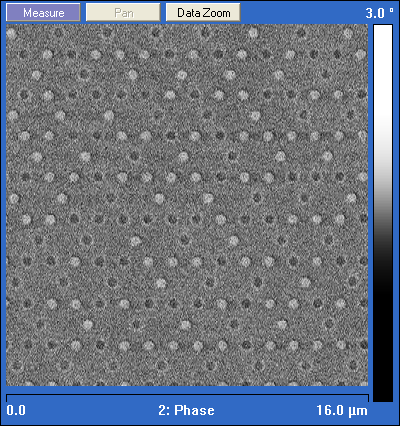
#> input picture TestImages/PerpendicularKagome.bmp, 400 x 426 px
$ python imageAligner.py TestImages/PerpendicularKagome.bmp TestImages/SantaFe_Height.jpg
#> lines starting #> are read from the running program, lines starting #| are printed output that depends on the picture; long printed decimals are rounded
import cv2, numpy as np
import argparse


parser = argparse.ArgumentParser(description='Image Aligner')
parser.add_argument('main_image', metavar='image', type=str, nargs='+',help='Path of image')
parser.add_argument('aligned_image', metavar='toAlign', type=str, nargs="+", help="Path of image")

args=parser.parse_args()

key=-1
xOffset=0
yOffset=-1
im1=cv2.imread(args.main_image[0],0).astype(np.float64)
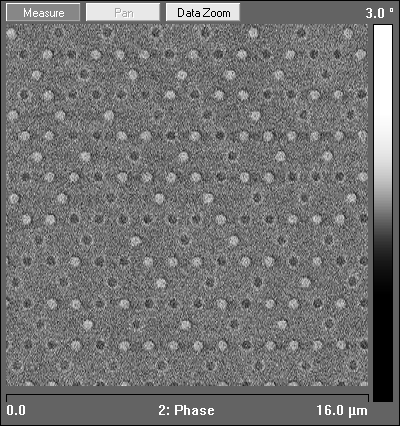
#> im1: shape (426, 400) float64; min 0, max 255, mean 114.9
im2=cv2.imread(args.aligned_image[0],0).astype(np.float64)
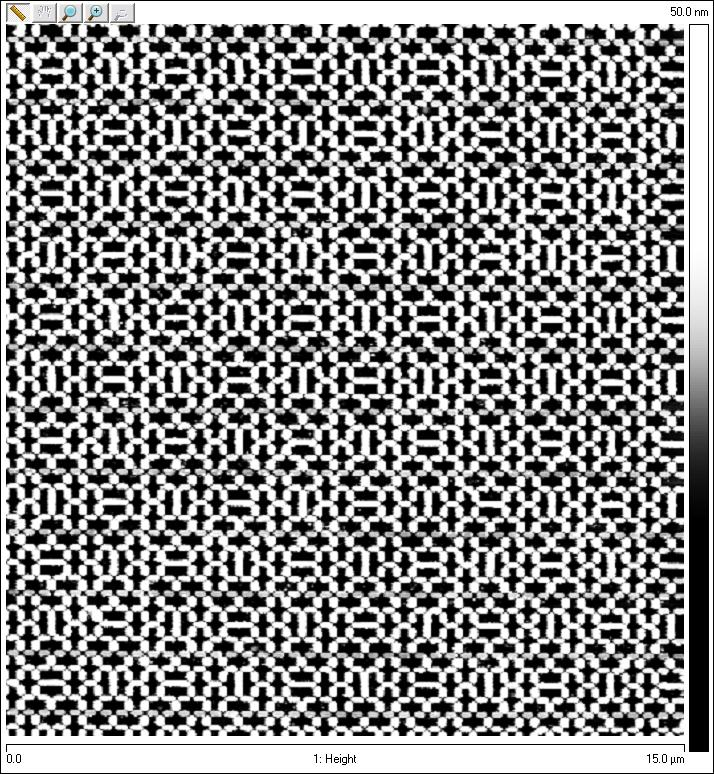
#> input picture TestImages/SantaFe_Height.jpg, 714 x 774 px
#> im2: shape (774, 714) float64; min 0, max 255, mean 137
black_thresh=100
white_thresh=150
imageShown="contrast"


blank1=np.zeros( (max(im1.shape[0],im2.shape[0]) ,max(im1.shape[1],im2.shape[1])) )
blank2=blank1.copy()
blank1[0:im1.shape[0],0:im1.shape[1]]=im1
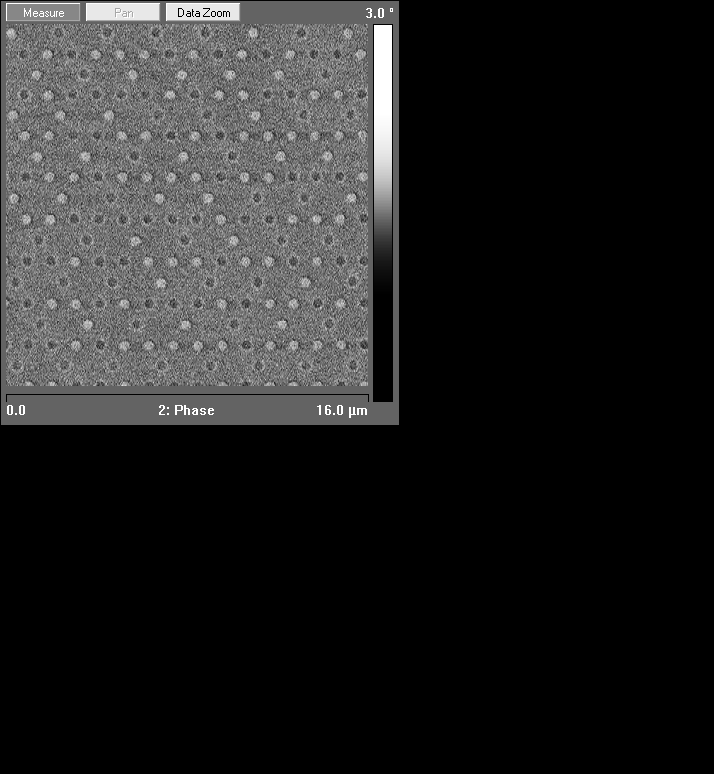
#> blank1: shape (774, 714) float64; min 0, max 255, mean 35.4
blank2[0:im2.shape[0],0:im2.shape[1]]=im2

im1,im2=blank1,blank2

while(key!=13):

    im2Shifted=im2.copy()
    im1Shifted=im1.copy()

    if(xOffset)>0:
        border=np.zeros((im2Shifted.shape[0],xOffset), dtype=np.float64)

        im2Shifted=np.concatenate((border,im2Shifted),axis=1)
        im1Shifted=np.concatenate((im1Shifted,border),axis=1)
    elif(xOffset)<0:
        border=np.zeros((im2Shifted.shape[0],-xOffset), dtype=np.float64)

        im2Shifted=np.concatenate((im2Shifted,border),axis=1)
        im1Shifted=np.concatenate((border,im1Shifted),axis=1)


    if yOffset>0:
        border=np.zeros((yOffset,im2Shifted.shape[1]), dtype=np.float64)

        im2Shifted=np.concatenate((border,im2Shifted),axis=0)
        im1Shifted=np.concatenate((im1Shifted,border),axis=0)
    elif yOffset<0:
        border=np.zeros((-yOffset,im2Shifted.shape[1]), dtype=np.float64)

        im2Shifted=np.concatenate((im2Shifted,border),axis=0)
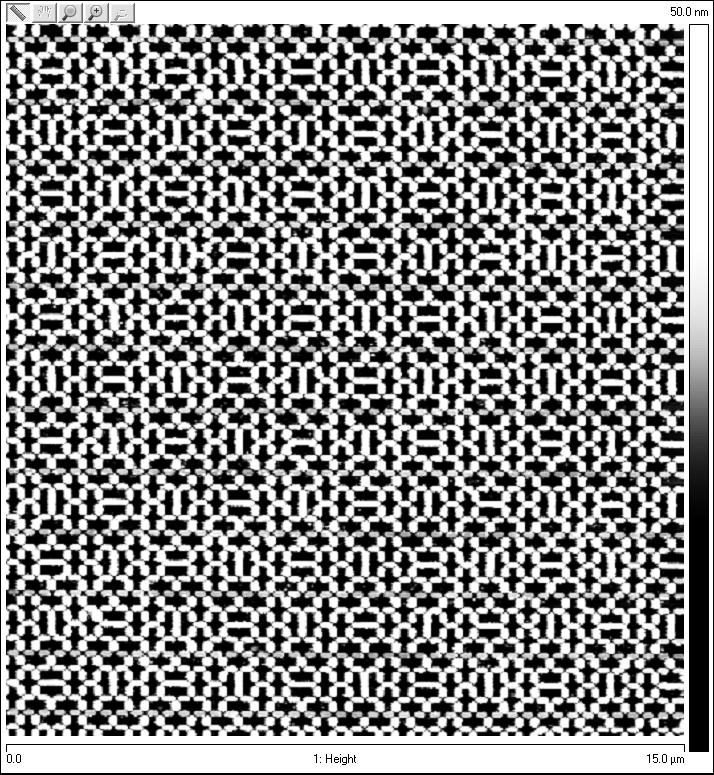
#> im2Shifted: shape (775, 714) float64; min 0, max 255, mean 136.8
        im1Shifted=np.concatenate((border,im1Shifted),axis=0)


    contrast=np.subtract(im2Shifted,im1Shifted)
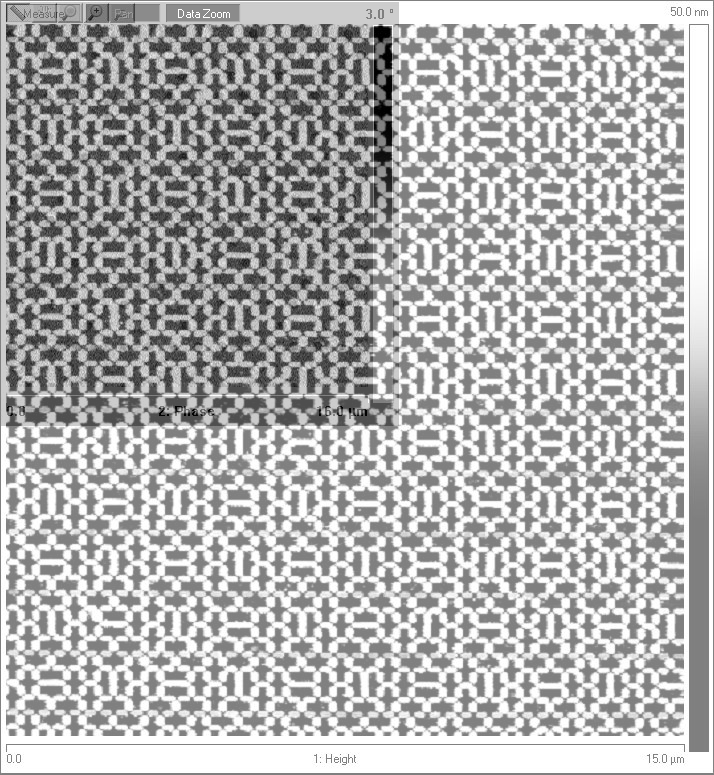
#> contrast: shape (775, 714) float64; min -255, max 255, mean 101.5; drawn with min black and max white
    contrastMean=np.mean(contrast)
#> contrastMean = 101.5
    contrastStd=np.std(contrast)
#> contrastStd = 122
    print(contrastMean,contrastStd)
#| 101.468 121.964
    contrast=np.interp(contrast,(contrast.min(),contrast.max()),(0,255))
    contrast=contrast.astype(np.float32)

    # //contrast=cv2.GaussianBlur(contrast,(3,3),0)
    #contrast = cv2.adaptiveThreshold(contrast,255,cv2.ADAPTIVE_THRESH_GAUSSIAN_C,cv2.THRESH_BINARY,127,0)

    #_,contrast=cv2.threshold(contrast,100,255,cv2.THRESH_TOZERO)
    #_,contrast=cv2.threshold(contrast,200,255,cv2.THRESH_TOZERO_INV)
    contrast[contrast<black_thresh]=0
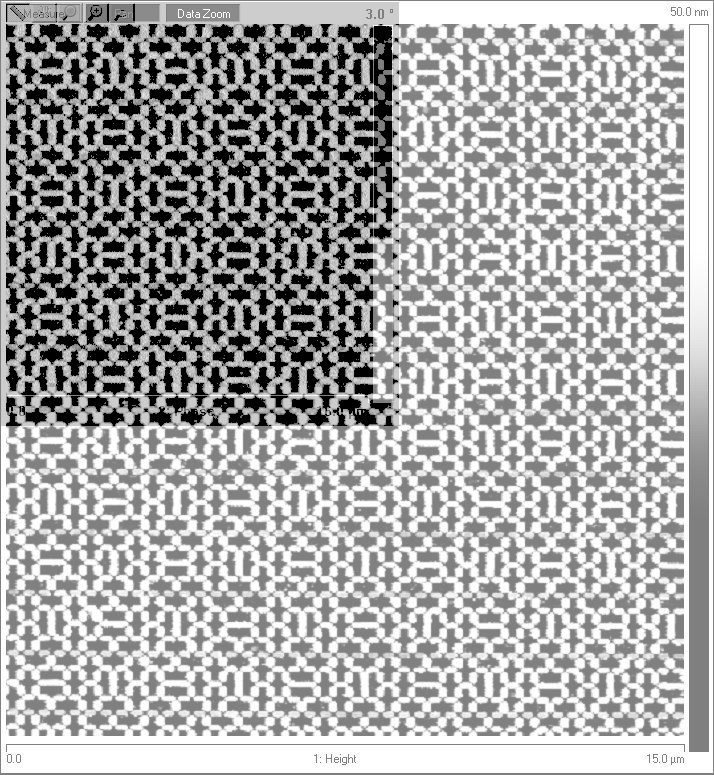
#> contrast: shape (775, 714) float32; min 0, max 255, mean 170.1
    contrast[contrast>white_thresh]=255
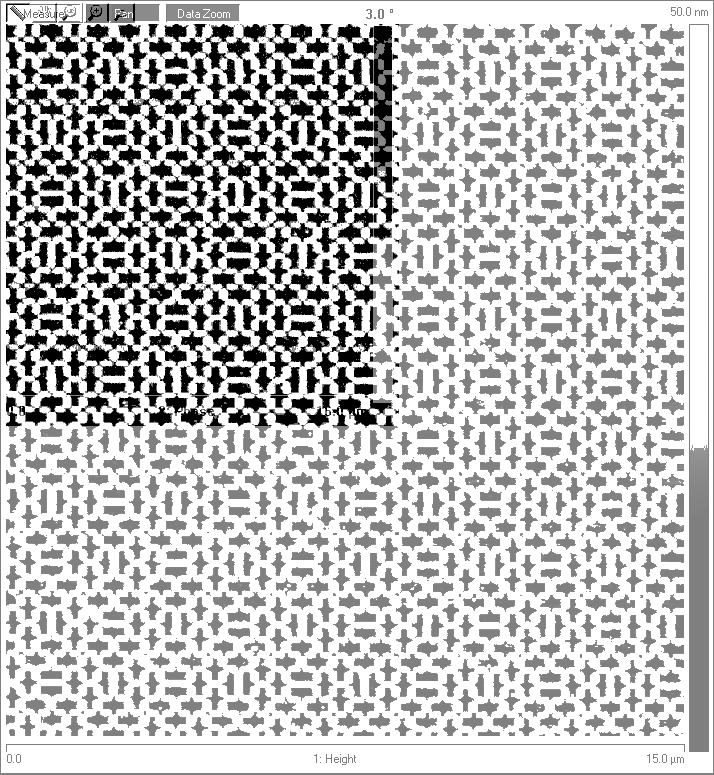
#> contrast: shape (775, 714) float32; min 0, max 255, mean 190.7
    print(f"black: {black_thresh} white: {white_thresh} key: {key}")


    contrast=contrast.astype(np.uint8)
    im1Shifted=im1Shifted.astype(np.uint8)
    im2Shifted=im2Shifted.astype(np.uint8)

    #print(xOffset,yOffset)


    show=None
    if imageShown=="contrast": show=contrast
    elif imageShown=="im1": show=im1Shifted
    elif imageShown=="im2": show=im2Shifted

    cv2.imshow("window",show)
    key=cv2.waitKey(0)
#> (key Esc is pressed here)

    if(key==83):
        xOffset+=1
    elif(key==81):
        xOffset-=1
    elif(key==82):
        yOffset-=1
    elif(key==84):
        yOffset+=1
    elif(key==39):
        imageShown="im1"
    elif(key==44):
        imageShown="im2"
    elif(key==46):
        imageShown="contrast"
    elif(key==99):
        black_thresh+=1
    elif(key==116):
        black_thresh-=1
    elif(key==114):
        white_thresh+=1
    elif(key==110):
        white_thresh-=1
    elif(key==115):
        cv2.imwrite("im1.png",im1Shifted)
        cv2.imwrite("im2.png",im2Shifted)
        cv2.imwrite("contrast.png",contrast)
